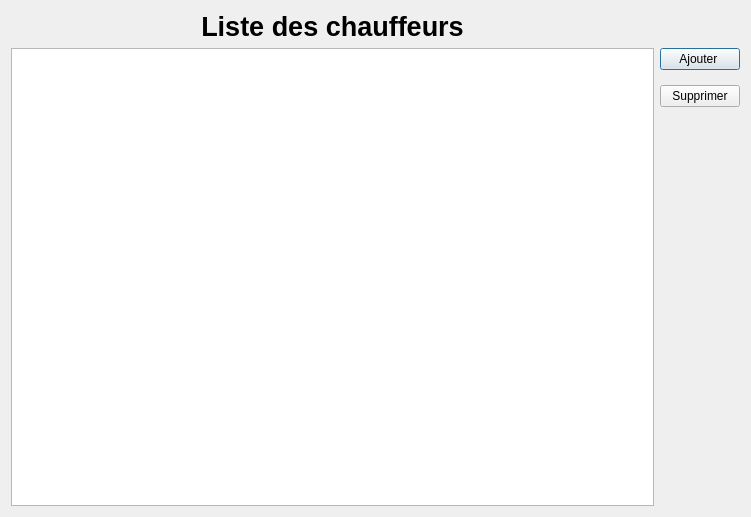
<?xml version="1.0" encoding="UTF-8"?>
<ui version="4.0">
 <class>DisplayChauffeurs</class>
 <widget class="QDialog" name="DisplayChauffeurs">
  <property name="windowModality">
   <enum>Qt::WindowModal</enum>
  </property>
  <property name="geometry">
   <rect>
    <x>0</x>
    <y>0</y>
    <width>751</width>
    <height>517</height>
   </rect>
  </property>
  <property name="windowTitle">
   <string>Chauffeurs</string>
  </property>
  <layout class="QGridLayout" name="gridLayout">
   <item row="0" column="0">
    <widget class="QLabel" name="label">
     <property name="font">
      <font>
       <pointsize>20</pointsize>
       <weight>75</weight>
       <italic>false</italic>
       <bold>true</bold>
      </font>
     </property>
     <property name="styleSheet">
      <string notr="true">QLabel
{
font-size:20pt;
font:bold
}</string>
     </property>
     <property name="text">
      <string>Liste des chauffeurs</string>
     </property>
     <property name="alignment">
      <set>Qt::AlignCenter</set>
     </property>
    </widget>
   </item>
   <item row="1" column="0">
    <widget class="QTableView" name="chauffTable">
     <property name="selectionBehavior">
      <enum>QAbstractItemView::SelectRows</enum>
     </property>
    </widget>
   </item>
   <item row="1" column="1">
    <layout class="QVBoxLayout" name="verticalLayout">
     <property name="spacing">
      <number>15</number>
     </property>
     <property name="leftMargin">
      <number>0</number>
     </property>
     <item>
      <widget class="QPushButton" name="AddButton">
       <property name="styleSheet">
        <string notr="true"/>
       </property>
       <property name="text">
        <string>Ajouter </string>
       </property>
      </widget>
     </item>
     <item>
      <widget class="QPushButton" name="DeleteButton">
       <property name="styleSheet">
        <string notr="true"/>
       </property>
       <property name="text">
        <string>Supprimer</string>
       </property>
      </widget>
     </item>
     <item>
      <spacer name="verticalSpacer">
       <property name="orientation">
        <enum>Qt::Vertical</enum>
       </property>
       <property name="sizeHint" stdset="0">
        <size>
         <width>20</width>
         <height>40</height>
        </size>
       </property>
      </spacer>
     </item>
    </layout>
   </item>
  </layout>
 </widget>
 <resources/>
 <connections/>
</ui>
